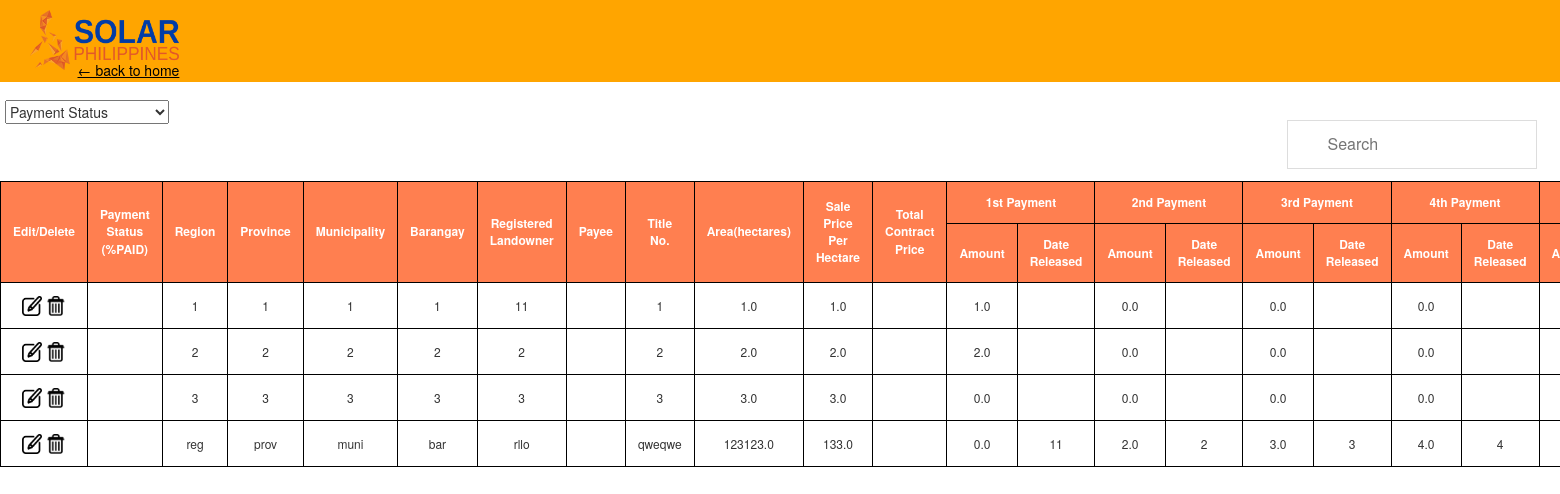
The app's page /homepage/salesedit/, older data.
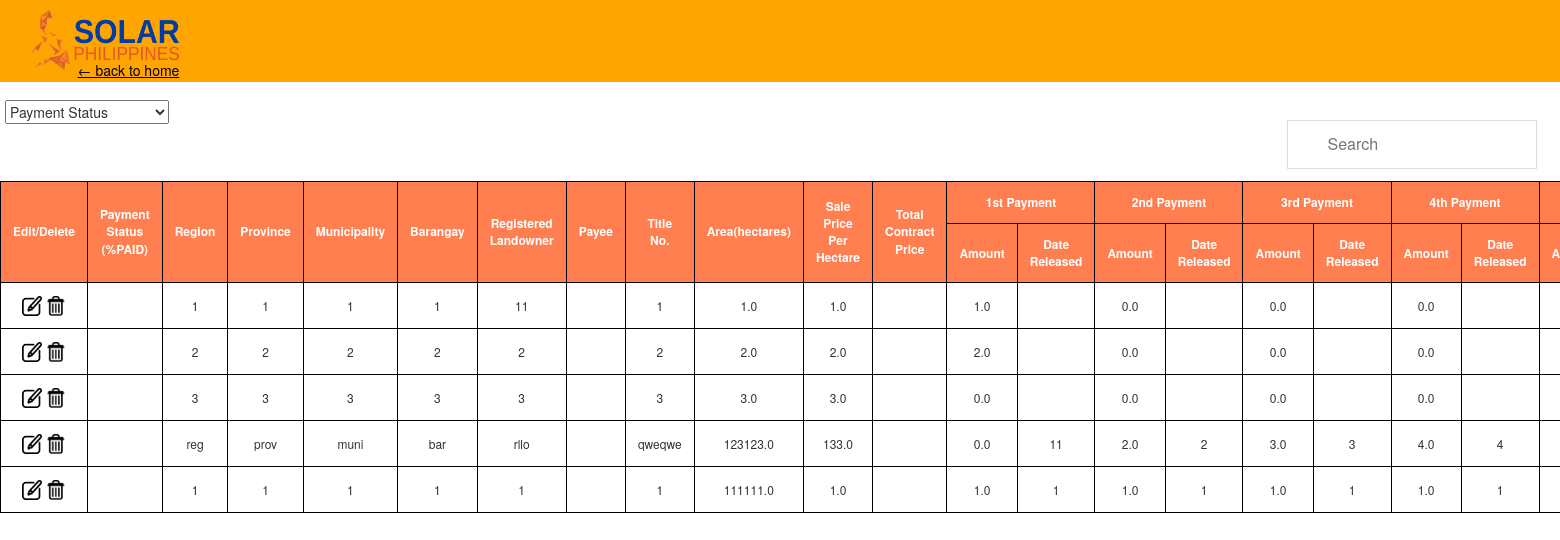
The same page, newer data.
### SolarDB/models.py (models this page shows)
class salesProperty(models.Model):
    region = models.CharField(max_length = 255, default = "")
    province = models.CharField(max_length = 255, default = "")
    municipality = models.CharField(max_length = 255, default = "")
    barangay = models.CharField(max_length = 255, default = "")
    regLandOwner = models.CharField(max_length = 255, default = "")
    contactNum = models.CharField(max_length = 255, default = "")
    Address = models.CharField(max_length = 255, default = "")
    representative = models.CharField(max_length = 255, default = "")
    titleNum = models.CharField(max_length = 255, default = "")
    lotNum = models.CharField(max_length = 255, default = "")
    areaHectares = models.FloatField(default = None)
    surveyNum = models.CharField(max_length = 255, default = "")
    pricePerHectare = models.FloatField(default = None)
    totalContractPrice = models.FloatField(default = None)
    firstPayAmount = models.FloatField(default = None)
    firstPayDate = models.CharField( max_length = 255, default = "")
    secPayAmount = models.FloatField(default = 0)
    secPayDate = models.CharField( max_length = 255, default = "")
    thirdPayAmount = models.FloatField(default = 0)
    thirdPayDate = models.CharField(max_length = 255, default = "")
    fourthPayAmount = models.FloatField(default = 0)
    fourthPayDate = models.CharField(max_length = 255, default = "")
    fifthPayAmount = models.FloatField(default = 0)
    fifthPayDate = models.CharField(max_length = 255, default = "")
    sixthPayAmount = models.FloatField(default = 0)
    sixthPayDate = models.CharField(max_length = 255, default = "")
    seventhPayAmount = models.FloatField(default = 0)
    seventhPayDate = models.CharField(max_length = 255, default = "")
    eigthPayAmount = models.FloatField(default = 0)
    eigthPayDate = models.CharField(max_length = 255, default = "")
    ninthPayAmount = models.FloatField(default = 0)
    ninthPayDate = models.CharField(max_length = 255, default = "")
    tenthPayAmount = models.FloatField(default = 0)
    tenthPayDate = models.CharField(max_length = 255, default = "" )
    releasedPayment = models.FloatField(default=None)
    balance = models.FloatField(default=None)
    BIRcgt = models.FloatField(default=None)
    BIRdst = models.FloatField(default=None)
    LGUtransfer = models.FloatField(default=None)
    RODlra = models.FloatField(default=None)
    RODit = models.FloatField(default=None)
    OTHERSnotorial = models.FloatField(default=None)
    SUMother = models.FloatField(default=None)
    TAXother = models.FloatField(default=None)
    Payee = models.CharField(max_length = 255, default = "")
    area = models.FloatField(default = None)

### SolarDB/views.py (the view)
# urls.py: path('homepage/salesedit/', views.salesedit, name = 'saleseditpage'),
def salesedit(request):
    all_properties =salesProperty.objects.all()
    context = {
            'all_properties':all_properties,
    }
    return render(request, 'editsales-admin.html', context)

### SolarDB/templates/editsales-admin.html (shortened to what this page needs)
{% load static %}
<!DOCTYPE html>
<html>
<head>
	<link href="{% static 'css/bootstrap.min.css' %}"rel="stylesheet">
	<link href="{% static 'css/stylecss.css' %}" rel="stylesheet" >
</head>
<body>
	<div>
        <div class="topnav">
            <div class="topnav-back">
                <a href = "/homepage"><img src="{% static 'media/solarpic.png' %}" class="topnav-logo">
                <p id = "underLined">← back to home</p></a>
            </div>
            <select>
                <option value="1">Payment Status</option>
            </select>
            <input type="text" id="myInput" onkeyup="myFunction()" placeholder="Search" title="Search">
        </div>
            <table  id="myTable">
                <thead>
				    <tr>
                        <th rowspan="2">Edit/Delete</th>
				    	<th rowspan="2">Payment Status (%PAID)</th>
				    	<th rowspan="2">Region</th>
				    	<th rowspan="2">Province</th>
				    	<th rowspan="2">Municipality</th>
				    	<th rowspan="2">Barangay</th>
				    	<th rowspan="2">Registered Landowner</th>
				    	<th rowspan="2">Payee</th>
				    	<th rowspan="2">Title No.</th>
				    	<th rowspan="2">Area(hectares)</th>
				    	<th rowspan="2">Sale Price Per Hectare</th>
				    	<th rowspan="2">Total Contract Price</th>
				    	<th colspan="2">1st Payment</th>
				    	<th colspan="2">2nd Payment</th>
				    	<th colspan="2">3rd Payment</th>
				    	<th colspan="2">4th Payment</th>
				    	<th colspan="2">5th Payment</th>
				    </tr>
				    <tr>
				    	<th>Amount</th>
				    	<th>Date Released</th>
				    	<th>Amount</th>
				    	<th>Date Released</th>
				    	<th>Amount</th>
				    	<th>Date Released</th>
				    	<th>Amount</th>
				    	<th>Date Released</th>
				    	<th>Amount</th>
				    </tr>
                </thead>
                    {% for property  in all_properties%}
                <tr id="tr-hover">
                    <td>
                        <a href = "#"><img src="{% static 'media/edit.png' %}" id="edit-delete" style = "height: 20px; width: 20px;"></a>
                        <a href = "#"><img src="{% static 'media/delete.png' %}" id="edit-delete" style = "height: 20px; width: 20px;"></a>
                    </td>
                    <td> </td>
					<td> {{ property.region}}</td>
                    <td> {{ property.province}}</td>
                    <td> {{ property.municipality}}</td>
                    <td> {{ property.barangay}}</td>
                    <td> {{ property.regLandOwner}}</td>
                    <td> {{ property.Payee}}</td>
                    <td> {{ property.titleNum}}</td>
                    <td> {{ property.areaHectares}}</td>
                    <td> {{ property.pricePerHectare}}</td>
                    <td> </td>
                    <td> {{ property.firstPayAmount}}</td>
                    <td> {{ property.firstPayDate}}</td>
                    <td> {{ property.secPayAmount}}</td>
                    <td> {{ property.secPayDate}}</td>
                    <td> {{ property.thirdPayAmount}}</td>
                    <td> {{ property.thirdPayDate}}</td>
                    <td> {{ property.fourthPayAmount}}</td>
                    <td> {{ property.fourthPayDate}}</td>
                    <td> {{ property.fifthPayAmount}}</td>
                </tr>
				 {% endfor%}
            </table>
        </div>
</body>
</html>

Row changes from the older to the newer data that the page shows:
added salesProperty: region "1", province "1", municipality "1", barangay "1", regLandOwner "1", titleNum "1", areaHectares "111111.0", pricePerHectare "1.0", firstPayAmount "1.0", firstPayDate "1", secPayAmount "1.0", secPayDate "1", thirdPayAmount "1.0", thirdPayDate "1", fourthPayAmount "1.0", fourthPayDate "1"
